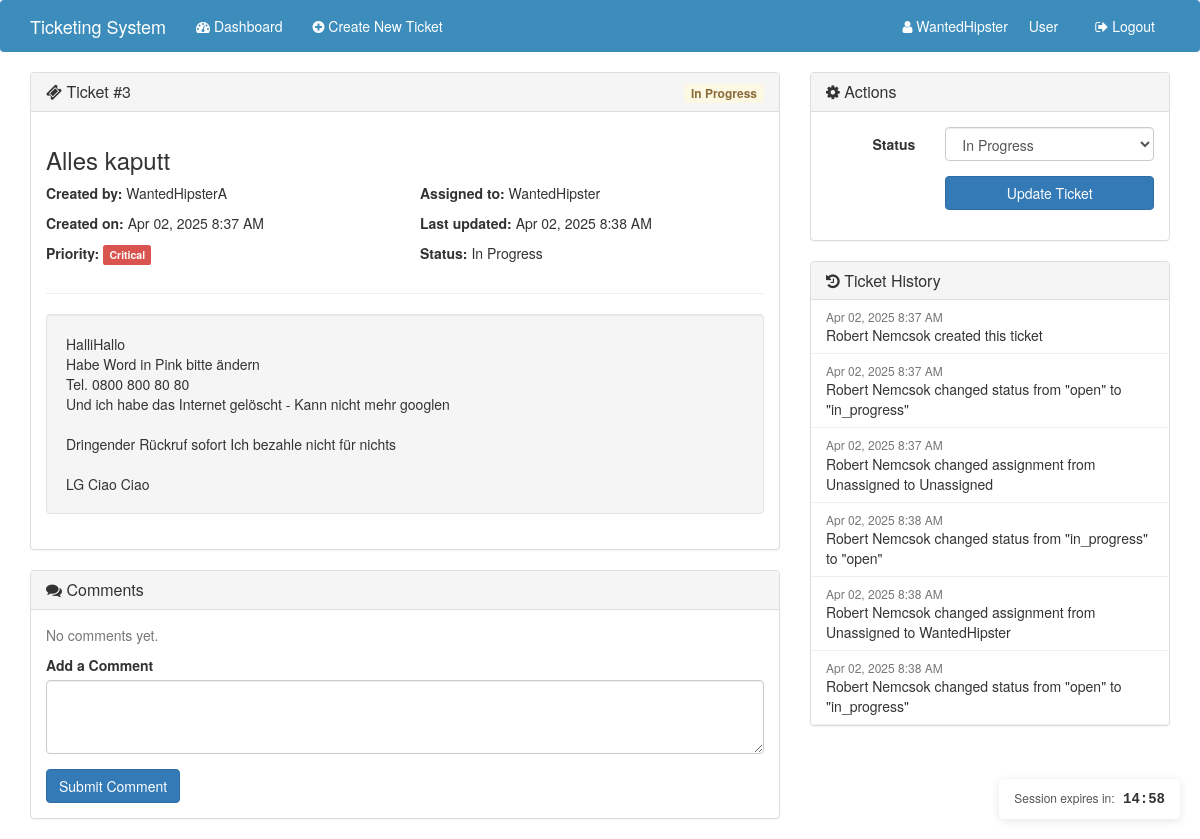
Page /view_ticket.php?id=3 (signed in) on the committed database.
### tables this page shows
CREATE TABLE `tickets` (
  `id` int(11) NOT NULL,
  `title` varchar(100) NOT NULL,
  `description` text NOT NULL,
  `status` enum('open','in_progress','resolved','closed') NOT NULL DEFAULT 'open',
  `priority` enum('low','medium','high','critical') NOT NULL DEFAULT 'medium',
  `created_by` int(11) NOT NULL,
  `assigned_to` int(11) DEFAULT NULL,
  `created_at` timestamp NOT NULL DEFAULT current_timestamp(),
  `updated_at` timestamp NOT NULL DEFAULT current_timestamp() ON UPDATE current_timestamp()
);

CREATE TABLE `users` (
  `id` bigint(20) UNSIGNED NOT NULL,
  `firstname` varchar(30) NOT NULL,
  `lastname` varchar(30) NOT NULL,
  `username` varchar(30) NOT NULL,
  `password` varchar(255) NOT NULL,
  `email` varchar(100) NOT NULL,
  `role` enum('user','admin') NOT NULL DEFAULT 'user',
  `created_at` timestamp NOT NULL DEFAULT current_timestamp()
);

CREATE TABLE `ticket_history` (
  `id` int(11) NOT NULL,
  `ticket_id` int(11) NOT NULL,
  `user_id` int(11) NOT NULL,
  `field_changed` varchar(50) NOT NULL,
  `old_value` text DEFAULT NULL,
  `new_value` text DEFAULT NULL,
  `changed_at` timestamp NOT NULL DEFAULT current_timestamp()
);

### view_ticket.php (the view, shortened to what this page needs)
<?php
require_once __DIR__ . '/db_connect.php';
$isAdmin = isset($_SESSION["role"]) && $_SESSION["role"] === "admin";
$ticketId = intval($_GET["id"]);
$ticketQuery = "SELECT t.*,
                u_creator.username AS creator_username,
                u_creator.firstname AS creator_firstname,
                u_creator.lastname AS creator_lastname,
                u_assigned.username AS assigned_username,
                u_assigned.firstname AS assigned_firstname,
                u_assigned.lastname AS assigned_lastname
            FROM tickets t
            LEFT JOIN users u_creator ON t.created_by = u_creator.id
            LEFT JOIN users u_assigned ON t.assigned_to = u_assigned.id
            WHERE t.id = ?";
$stmt = $mysqli->prepare($ticketQuery);
$stmt->bind_param("i", $ticketId);
$stmt->execute();
$result = $stmt->get_result();
$ticket = $result->fetch_assoc();
$commentsQuery = "SELECT c.*, u.username, u.firstname, u.lastname
                FROM ticket_comments c
                JOIN users u ON c.user_id = u.id
                WHERE c.ticket_id = ?
                ORDER BY c.created_at ASC";
$commentsStmt = $mysqli->prepare($commentsQuery);
$commentsStmt->bind_param("i", $ticketId);
$commentsStmt->execute();
$comments = $commentsStmt->get_result();
$historyQuery = "SELECT h.*, u.username, u.firstname, u.lastname
                FROM ticket_history h
                JOIN users u ON h.user_id = u.id
                WHERE h.ticket_id = ?
                ORDER BY h.changed_at ASC";
$historyStmt = $mysqli->prepare($historyQuery);
$historyStmt->bind_param("i", $ticketId);
$historyStmt->execute();
$history = $historyStmt->get_result();
?>
<!DOCTYPE html>
<html lang="en">
<head>
    <link rel="stylesheet" href="https://maxcdn.bootstrapcdn.com/bootstrap/3.3.5/css/bootstrap.min.css">
    <link rel="stylesheet" href="https://maxcdn.bootstrapcdn.com/font-awesome/4.4.0/css/font-awesome.min.css">
     <link rel="stylesheet" href="session_timer.css">
</head>
<body>
    <nav class="navbar navbar-custom">
        <div class="container">
            <div class="navbar-header">
                <a class="navbar-brand" href="#">Ticketing System</a>
            </div>
            <div id="navbar" class="collapse navbar-collapse">
                <ul class="nav navbar-nav">
                    <li><a href="dashboard.php"><i class="fa fa-dashboard"></i> Dashboard</a></li>
                    <li><a href="create_ticket.php"><i class="fa fa-plus-circle"></i> Create New Ticket</a></li>
                </ul>
                <ul class="nav navbar-nav navbar-right">
                    <li>
                        <a href="#">
                            <i class="fa fa-user"></i>
                            <?php echo htmlspecialchars($_SESSION["username"]); ?>
                            <span class="user-role-badge <?php echo $isAdmin ? 'admin-role-badge' : ''; ?>">
                                <?php echo $isAdmin ? 'Admin' : 'User'; ?>
                            </span>
                        </a>
                    </li>
                    <li><a href="logout.php"><i class="fa fa-sign-out"></i> Logout</a></li>
                </ul>
            </div>
        </div>
    </nav>
    <div class="container">
        <div class="row">
            <div class="col-md-8">
                <div class="panel panel-default">
                    <div class="panel-heading">
                        <h3 class="panel-title">
                            <span class="pull-right">
                                <span class="status-badge status-<?php echo htmlspecialchars($ticket['status']); ?>">
                                    <?php
                                        switch($ticket['status']) {
                                            case 'in_progress': echo 'In Progress'; break;
                                        }
                                    ?>
                                </span>
                            </span>
                            <i class="fa fa-ticket"></i> Ticket #<?php echo $ticketId; ?>
                        </h3>
                    </div>
                    <div class="panel-body">
                        <h3><?php echo htmlspecialchars($ticket['title']); ?></h3>
                        <div class="row">
                            <div class="col-md-6">
                                <p><strong>Created by:</strong> <?php echo htmlspecialchars($ticket['creator_username']); ?></p>
                                <p><strong>Created on:</strong> <?php echo date('M d, Y g:i A', strtotime($ticket['created_at'])); ?></p>
                                <p>
                                    <strong>Priority:</strong>
                                    <?php
                                        switch($ticket['priority']) {
                                            case 'critical': echo '<span class="label label-danger">Critical</span>'; break;
                                        }
                                    ?>
                                </p>
                            </div>
                            <div class="col-md-6">
                                <p>
                                    <strong>Assigned to:</strong>
                                    <?php
                                        if ($ticket['assigned_username']) {
                                            echo htmlspecialchars($ticket['assigned_username']);
                                        } else {
                                            echo '<em>Unassigned</em>';
                                        }
                                    ?>
                                </p>
                                <p><strong>Last updated:</strong> <?php echo date('M d, Y g:i A', strtotime($ticket['updated_at'])); ?></p>
                                <p>
                                    <strong>Status:</strong>
                                    <?php
                                        switch($ticket['status']) {
                                            case 'in_progress': echo 'In Progress'; break;
                                        }
                                    ?>
                                </p>
                            </div>
                        </div>
                        <hr>
                        <div class="well">
                            <?php echo nl2br(htmlspecialchars($ticket['description'])); ?>
                        </div>
                    </div>
                </div>
                <div class="panel panel-default">
                    <div class="panel-heading">
                        <h3 class="panel-title"><i class="fa fa-comments"></i> Comments</h3>
                    </div>
                    <div class="panel-body">
                        <?php if($comments->num_rows > 0): ?>
                            <?php while($comment = $comments->fetch_assoc()): ?>
                                <div class="panel panel-default comment-panel">
                                    <div class="comment-header">
                                        <strong><?php echo htmlspecialchars($comment['firstname'] . ' ' . $comment['lastname'] . ' (' . $comment['username'] . ')'); ?></strong>
                                        <span class="pull-right"><?php echo date('M d, Y g:i A', strtotime($comment['created_at'])); ?></span>
                                    </div>
                                    <div class="comment-body">
                                        <?php echo nl2br(htmlspecialchars($comment['comment'])); ?>
                                    </div>
                                </div>
                            <?php endwhile; ?>
                        <?php else: ?>
                            <p class="text-muted">No comments yet.</p>
                        <?php endif; ?>
                        <form action="<?php echo htmlspecialchars($_SERVER["PHP_SELF"] . '?id=' . $ticketId); ?>" method="post">
                            <div class="form-group">
                                <label for="comment">Add a Comment</label>
                                <textarea class="form-control" name="comment" id="comment" rows="3" required></textarea>
                            </div>
                            <button type="submit" class="btn btn-primary">Submit Comment</button>
                        </form>
                    </div>
                </div>
            </div>
            <div class="col-md-4">
                <div class="panel panel-default">
                    <div class="panel-heading">
                        <h3 class="panel-title"><i class="fa fa-cog"></i> Actions</h3>
                    </div>
                    <div class="panel-body">
                        <form action="<?php echo htmlspecialchars($_SERVER["PHP_SELF"] . '?id=' . $ticketId); ?>" method="post" class="form-horizontal">
                            <div class="form-group">
                                <label for="status" class="col-sm-4 control-label">Status</label>
                                <div class="col-sm-8">
                                    <select name="status" id="status" class="form-control">
                                        <option value="in_progress" <?php echo ($ticket['status'] == 'in_progress') ? 'selected' : ''; ?>>In Progress</option>
                                    </select>
                                </div>
                            </div>
                            <div class="form-group">
                                <div class="col-sm-offset-4 col-sm-8">
                                    <button type="submit" class="btn btn-primary btn-block">Update Ticket</button>
                                </div>
                            </div>
                        </form>
                    </div>
                </div>
                <div class="panel panel-default">
                    <div class="panel-heading">
                        <h3 class="panel-title"><i class="fa fa-history"></i> Ticket History</h3>
                    </div>
                    <div class="panel-body" style="padding: 0;">
                        <ul class="list-unstyled" style="margin-bottom: 0;">
                            <?php if($history->num_rows > 0): ?>
                                <?php while($item = $history->fetch_assoc()): ?>
                                    <li class="history-item">
                                        <div class="history-date"><?php echo date('M d, Y g:i A', strtotime($item['changed_at'])); ?></div>
                                        <div>
                                            <?php echo htmlspecialchars($item['firstname'] . ' ' . $item['lastname']); ?>
                                            <?php
                                                switch($item['field_changed']) {
                                                    case 'created':
                                                        echo 'created this ticket';
                                                        break;
                                                    case 'status':
                                                        echo 'changed status from "' . htmlspecialchars($item['old_value']) . '" to "' . htmlspecialchars($item['new_value']) . '"';
                                                        break;
                                                    case 'assigned_to':
                                                        echo 'changed assignment from ' . htmlspecialchars($item['old_value']) . ' to ' . htmlspecialchars($item['new_value']);
                                                        break;
                                                }
                                            ?>
                                        </div>
                                    </li>
                                <?php endwhile; ?>
                            <?php else: ?>
                                <li class="history-item">No history available.</li>
                            <?php endif; ?>
                        </ul>
                    </div>
                </div>
            </div>
        </div>
    </div>
    <div id="session-timer-container" data-remaining-time="<?php echo $_SESSION['timeout_remaining']; ?>">
        <span class="session-timer-label">Session expires in:</span>
        <span id="session-timer">15:00</span>
    </div>
</body>
</html>

### session_timer.css (style rules this page uses)
#session-timer-container { position: fixed; bottom: 20px; right: 20px; background-color: rgba(255, 255, 255, 0.9); padding: 10px 15px; border-radius: 5px; box-shadow: 0 2px 10px rgba(0,0,0,0.1); font-size: 12px; z-index: 9999; transition: all 0.3s ease; }
#session-timer { font-weight: bold; font-family: monospace; font-size: 14px; }
.session-timer-label { margin-right: 5px; color: #555; }

### view_ticket.php (style rules this page uses)
.navbar-custom { background-color: #3c8dbc; color: white; }
.navbar-custom .navbar-brand, .navbar-custom .navbar-nav>li>a { color: white; }
.user-role-badge { background-color: #3c8dbc; color: white; padding: 3px 7px; border-radius: 3px; margin-left: 10px; }
.status-badge { display: inline-block; padding: 3px 7px; border-radius: 3px; font-size: 12px; font-weight: bold; }
.status-in_progress { background-color: #fcf8e3; color: #8a6d3b; }
.history-item { padding: 8px 15px; border-bottom: 1px solid #eee; }
.history-date { color: #777; font-size: 12px; }

### rows in the picture
tickets: title "Alles kaputt", users.username "WantedHipsterA", created_at "Apr 02, 2025 8:37 AM", users.username "WantedHipster", updated_at "Apr 02, 2025 8:38 AM", description "HalliHallo Habe Word in Pink bitte ändern Tel. 0800 800 80 80 Und ich habe das Internet gelöscht - Kann nicht mehr googlen Dringender Rückruf sofort Ich bezahle nicht für nichts LG Ciao Ciao", status "In Progress"
ticket_history: changed_at "Apr 02, 2025 8:37 AM", user.lastname "Robert Nemcsok", field_changed "created this ticket"
ticket_history: changed_at "Apr 02, 2025 8:37 AM", user.lastname "Robert Nemcsok", old_value "open", new_value "in_progress"
ticket_history: changed_at "Apr 02, 2025 8:37 AM", user.lastname "Robert Nemcsok", old_value "Unassigned", new_value "Unassigned"
ticket_history: changed_at "Apr 02, 2025 8:38 AM", user.lastname "Robert Nemcsok", old_value "in_progress", new_value "open"
ticket_history: changed_at "Apr 02, 2025 8:38 AM", user.lastname "Robert Nemcsok", old_value "Unassigned", new_value "WantedHipster"
ticket_history: changed_at "Apr 02, 2025 8:38 AM", user.lastname "Robert Nemcsok", old_value "open", new_value "in_progress"

### other values in the picture
$_SESSION["username"] "WantedHipster"
$ticketId "3"
